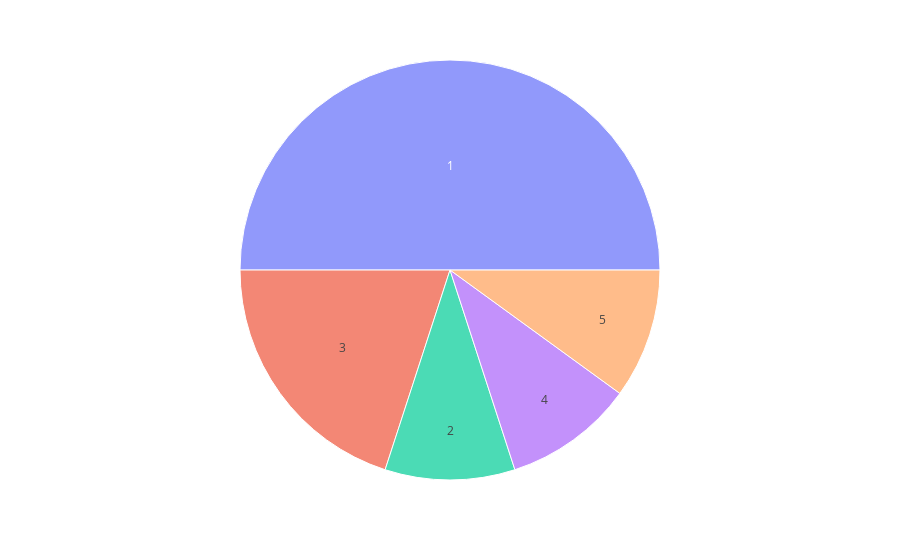

Source (notebook cell):
### Code cell
import plotly.express as px 
top_rated=df[0:10]
fig =px.sunburst(
    top_rated,
    path=['Inaccurate_Rating'])
fig.show()

### Figure 1 — Plotly figure (JSON) as saved in the notebook; plotly's stock layout.template omitted (floating-point values rounded to 4 significant figures)
{"data": [{"branchvalues": "total", "domain": {"x": [0, 1], "y": [0, 1]}, "hovertemplate": "labels=%{label}<br>count=%{value}<br>parent=%{parent}<br>id=%{id}<extra></extra>", "ids": ["1", "2", "3", "4", "5"], "labels": ["1", "2", "3", "4", "5"], "name": "", "parents": ["", "", "", "", ""], "type": "sunburst", "values": [5, 1, 2, 1, 1]}], "layout": {"legend": {"tracegroupgap": 0}, "margin": {"t": 60}}}
